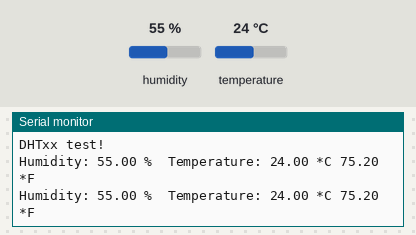
A sketch run on a simulated ESP8266 (NodeMCU). Shown: the last lines printed to the serial monitor. The inputs (shaded band) are chosen by the test bench; at power-on: humidity 55 %, temperature 24 °C.

Above: at 4.8 s.
4.9 s: humidity set to 22 %
At 7.4 s:
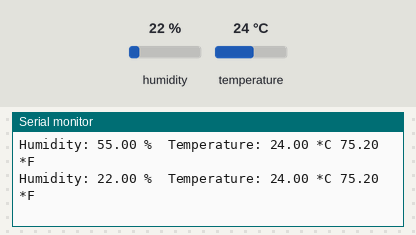
7.9 s: temperature set to 12 °C
At 9.1 s:
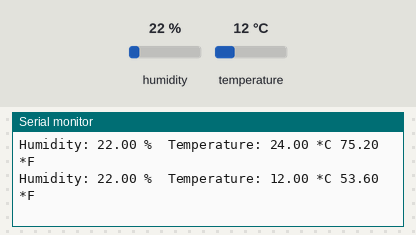
10.9 s: humidity set to 40 %
At 12.5 s:
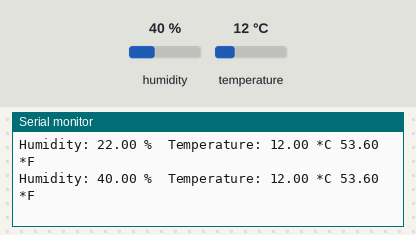
Timing chart, 0 to 14.0 s (numbered marks = the images above; inputs shaded):
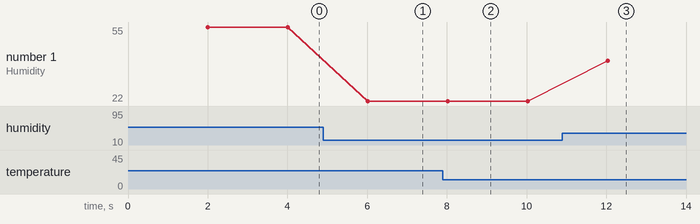

Measured:
- after the input at 4.9 s, the serial monitor: prints a new line after 1.1 s (image 1)
- after the input at 7.9 s, the serial monitor: prints a new line after 0.12 s (image 2)
- after the input at 10.9 s, the serial monitor: prints a new line after 1.1 s (image 3)
- plotted number 1: 55 → 22 after the input at 4.9 s, 22 → 40 after the input at 10.9 s

The sketch:

DHTtester.ino
```cpp
#include "DHT.h"

#define DHTPIN  22    // what digital pin we're connected to
// #define DHTTYPE DHT11   // DHT 11
#define DHTTYPE DHT22   // DHT 22  (AM2302), AM2321

DHT dht(DHTPIN, DHTTYPE);

void setup() {

  Serial.begin(9600);
  Serial.println("DHTxx test!");
  dht.begin();
}

void loop() {
  // Wait a few seconds between measurements.
  delay(2000);

  // Reading temperature or humidity takes about 250 milliseconds!
  // Sensor readings may also be up to 2 seconds 'old' (its a very slow sensor)
  float h = dht.readHumidity();
  // Read temperature as Celsius (the default)
  float t = dht.readTemperature();
  // Read temperature as Fahrenheit (isFahrenheit = true)
  float f = dht.readTemperature(true);

  // Check if any reads failed and exit early (to try again).
  if (isnan(h) || isnan(t) || isnan(f)) {
    Serial.println("Failed to read from DHT sensor!");
    return;
  }

  // Compute heat index in Fahrenheit (the default)
  float hif = dht.computeHeatIndex(f, h);
  // Compute heat index in Celsius (isFahreheit = false)
  float hic = dht.computeHeatIndex(t, h, false);

  Serial.print("Humidity: ");
  Serial.print(h);
  Serial.print(" %\t");
  Serial.print("Temperature: ");
  Serial.print(t);
  Serial.print(" *C ");
  Serial.print(f);
  Serial.print(" *F\n");
}
```
